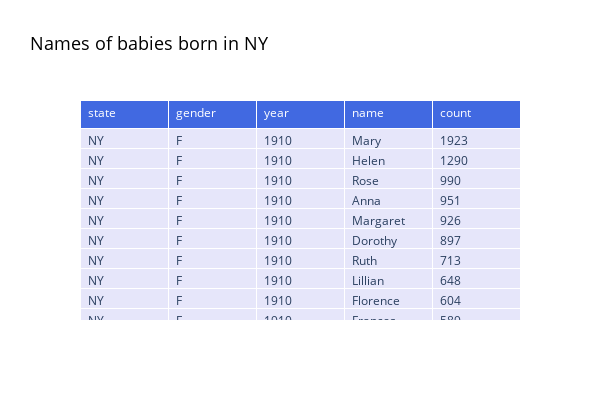

This figure's notebook cell:
### Markdown cell above
Another data set provides the number of babies registered with a given first name in each US state. Here is a sample of data for New York:

### Code cell
# HIDDEN
#  "nbsphinx": "hidden",

state = "NY"
df = pd.read_csv(f"namesbystate/{state}.txt", names=["state", "gender", "year",  "name", "count"])[:10000] 

fig = go.Figure(data=[go.Table(
    name=f"Baby names in {year}",
    columnwidth = 8,
    header=dict(values=df.columns,
                font_color='white',
                fill_color='royalblue',
                align='left'),
    cells=dict(values= [df[c] for c in df.columns],
               fill_color='lavender',
               align='left'))
])

fig.update_layout(title_text=f"Names of babies born in {state}", 
                  title_font_color="Black",
                  title_font_size=18,
                  width=600,
                  height=400)

fig.show()
fig.write_html("../_static/baby_names/state_names.html", include_plotlyjs='cdn')

### Figure 1 — Plotly figure (JSON) as saved in the notebook; plotly's stock layout.template omitted (floating-point values rounded to 4 significant figures; data arrays with more than 128 entries replaced by an {"elided": "..."} marker saying what was removed)
{"data": [{"cells": {"align": "left", "fill": {"color": "lavender"}, "values": {"elided": "5x10000 mixed values"}}, "columnwidth": 8, "header": {"align": "left", "fill": {"color": "royalblue"}, "font": {"color": "white"}, "values": ["state", "gender", "year", "name", "count"]}, "name": "Baby names in 1960", "type": "table"}], "layout": {"height": 400, "title": {"font": {"color": "Black", "size": 18}, "text": "Names of babies born in NY"}, "width": 600}}
